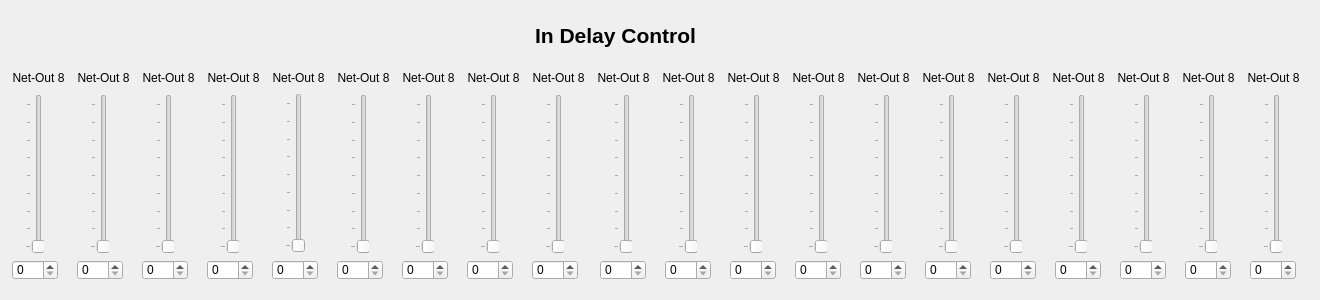
<?xml version="1.0" encoding="UTF-8"?>
<ui version="4.0">
 <class>Trn_DelayWidget</class>
 <widget class="QWidget" name="Trn_DelayWidget">
  <property name="geometry">
   <rect>
    <x>0</x>
    <y>0</y>
    <width>1320</width>
    <height>300</height>
   </rect>
  </property>
  <property name="windowTitle">
   <string>Form</string>
  </property>
  <widget class="QSpinBox" name="spinBox6">
   <property name="geometry">
    <rect>
     <x>337</x>
     <y>260</y>
     <width>46</width>
     <height>20</height>
    </rect>
   </property>
   <property name="minimum">
    <number>0</number>
   </property>
   <property name="maximum">
    <number>450</number>
   </property>
  </widget>
  <widget class="QLabel" name="label2">
   <property name="geometry">
    <rect>
     <x>75</x>
     <y>70</y>
     <width>57</width>
     <height>16</height>
    </rect>
   </property>
   <property name="text">
    <string>Net-Out 8</string>
   </property>
   <property name="alignment">
    <set>Qt::AlignCenter</set>
   </property>
  </widget>
  <widget class="QSpinBox" name="spinBox9">
   <property name="geometry">
    <rect>
     <x>532</x>
     <y>260</y>
     <width>46</width>
     <height>20</height>
    </rect>
   </property>
   <property name="minimum">
    <number>0</number>
   </property>
   <property name="maximum">
    <number>450</number>
   </property>
  </widget>
  <widget class="QLabel" name="label18">
   <property name="geometry">
    <rect>
     <x>1115</x>
     <y>70</y>
     <width>57</width>
     <height>16</height>
    </rect>
   </property>
   <property name="text">
    <string>Net-Out 8</string>
   </property>
   <property name="alignment">
    <set>Qt::AlignCenter</set>
   </property>
  </widget>
  <widget class="QLabel" name="label10">
   <property name="geometry">
    <rect>
     <x>595</x>
     <y>70</y>
     <width>57</width>
     <height>16</height>
    </rect>
   </property>
   <property name="text">
    <string>Net-Out 8</string>
   </property>
   <property name="alignment">
    <set>Qt::AlignCenter</set>
   </property>
  </widget>
  <widget class="QSpinBox" name="spinBox18">
   <property name="geometry">
    <rect>
     <x>1120</x>
     <y>260</y>
     <width>46</width>
     <height>20</height>
    </rect>
   </property>
   <property name="minimum">
    <number>0</number>
   </property>
   <property name="maximum">
    <number>450</number>
   </property>
  </widget>
  <widget class="QLabel" name="label6">
   <property name="geometry">
    <rect>
     <x>335</x>
     <y>70</y>
     <width>57</width>
     <height>16</height>
    </rect>
   </property>
   <property name="text">
    <string>Net-Out 8</string>
   </property>
   <property name="alignment">
    <set>Qt::AlignCenter</set>
   </property>
  </widget>
  <widget class="QSpinBox" name="spinBox17">
   <property name="geometry">
    <rect>
     <x>1055</x>
     <y>260</y>
     <width>46</width>
     <height>20</height>
    </rect>
   </property>
   <property name="minimum">
    <number>0</number>
   </property>
   <property name="maximum">
    <number>450</number>
   </property>
  </widget>
  <widget class="QSpinBox" name="spinBox5">
   <property name="geometry">
    <rect>
     <x>272</x>
     <y>260</y>
     <width>46</width>
     <height>20</height>
    </rect>
   </property>
   <property name="minimum">
    <number>0</number>
   </property>
   <property name="maximum">
    <number>450</number>
   </property>
  </widget>
  <widget class="QSlider" name="slider9">
   <property name="geometry">
    <rect>
     <x>545</x>
     <y>94</y>
     <width>19</width>
     <height>160</height>
    </rect>
   </property>
   <property name="minimum">
    <number>0</number>
   </property>
   <property name="maximum">
    <number>450</number>
   </property>
   <property name="tracking">
    <bool>false</bool>
   </property>
   <property name="orientation">
    <enum>Qt::Vertical</enum>
   </property>
   <property name="tickPosition">
    <enum>QSlider::TicksAbove</enum>
   </property>
   <property name="tickInterval">
    <number>55</number>
   </property>
  </widget>
  <widget class="QLabel" name="label5">
   <property name="geometry">
    <rect>
     <x>270</x>
     <y>70</y>
     <width>57</width>
     <height>16</height>
    </rect>
   </property>
   <property name="text">
    <string>Net-Out 8</string>
   </property>
   <property name="alignment">
    <set>Qt::AlignCenter</set>
   </property>
  </widget>
  <widget class="QSlider" name="slider5">
   <property name="geometry">
    <rect>
     <x>285</x>
     <y>93</y>
     <width>20</width>
     <height>160</height>
    </rect>
   </property>
   <property name="minimum">
    <number>0</number>
   </property>
   <property name="maximum">
    <number>450</number>
   </property>
   <property name="tracking">
    <bool>false</bool>
   </property>
   <property name="orientation">
    <enum>Qt::Vertical</enum>
   </property>
   <property name="tickPosition">
    <enum>QSlider::TicksAbove</enum>
   </property>
   <property name="tickInterval">
    <number>55</number>
   </property>
  </widget>
  <widget class="QSlider" name="slider10">
   <property name="geometry">
    <rect>
     <x>613</x>
     <y>94</y>
     <width>19</width>
     <height>160</height>
    </rect>
   </property>
   <property name="minimum">
    <number>0</number>
   </property>
   <property name="maximum">
    <number>450</number>
   </property>
   <property name="tracking">
    <bool>false</bool>
   </property>
   <property name="orientation">
    <enum>Qt::Vertical</enum>
   </property>
   <property name="tickPosition">
    <enum>QSlider::TicksAbove</enum>
   </property>
   <property name="tickInterval">
    <number>55</number>
   </property>
  </widget>
  <widget class="QSpinBox" name="spinBox13">
   <property name="geometry">
    <rect>
     <x>795</x>
     <y>260</y>
     <width>46</width>
     <height>20</height>
    </rect>
   </property>
   <property name="minimum">
    <number>0</number>
   </property>
   <property name="maximum">
    <number>450</number>
   </property>
  </widget>
  <widget class="QSpinBox" name="spinBox4">
   <property name="geometry">
    <rect>
     <x>207</x>
     <y>260</y>
     <width>46</width>
     <height>20</height>
    </rect>
   </property>
   <property name="minimum">
    <number>0</number>
   </property>
   <property name="maximum">
    <number>450</number>
   </property>
  </widget>
  <widget class="QSpinBox" name="spinBox14">
   <property name="geometry">
    <rect>
     <x>860</x>
     <y>260</y>
     <width>46</width>
     <height>20</height>
    </rect>
   </property>
   <property name="minimum">
    <number>0</number>
   </property>
   <property name="maximum">
    <number>450</number>
   </property>
  </widget>
  <widget class="QSpinBox" name="spinBox3">
   <property name="geometry">
    <rect>
     <x>142</x>
     <y>260</y>
     <width>46</width>
     <height>20</height>
    </rect>
   </property>
   <property name="minimum">
    <number>0</number>
   </property>
   <property name="maximum">
    <number>450</number>
   </property>
  </widget>
  <widget class="QLabel" name="label8">
   <property name="geometry">
    <rect>
     <x>465</x>
     <y>70</y>
     <width>57</width>
     <height>16</height>
    </rect>
   </property>
   <property name="text">
    <string>Net-Out 8</string>
   </property>
   <property name="alignment">
    <set>Qt::AlignCenter</set>
   </property>
  </widget>
  <widget class="QSlider" name="slider17">
   <property name="geometry">
    <rect>
     <x>1068</x>
     <y>94</y>
     <width>19</width>
     <height>160</height>
    </rect>
   </property>
   <property name="minimum">
    <number>0</number>
   </property>
   <property name="maximum">
    <number>450</number>
   </property>
   <property name="tracking">
    <bool>false</bool>
   </property>
   <property name="orientation">
    <enum>Qt::Vertical</enum>
   </property>
   <property name="tickPosition">
    <enum>QSlider::TicksAbove</enum>
   </property>
   <property name="tickInterval">
    <number>55</number>
   </property>
  </widget>
  <widget class="QSpinBox" name="spinBox2">
   <property name="geometry">
    <rect>
     <x>77</x>
     <y>260</y>
     <width>46</width>
     <height>20</height>
    </rect>
   </property>
   <property name="minimum">
    <number>0</number>
   </property>
   <property name="maximum">
    <number>450</number>
   </property>
  </widget>
  <widget class="QSpinBox" name="spinBox11">
   <property name="geometry">
    <rect>
     <x>665</x>
     <y>260</y>
     <width>46</width>
     <height>20</height>
    </rect>
   </property>
   <property name="minimum">
    <number>0</number>
   </property>
   <property name="maximum">
    <number>450</number>
   </property>
  </widget>
  <widget class="QSpinBox" name="spinBox20">
   <property name="geometry">
    <rect>
     <x>1250</x>
     <y>260</y>
     <width>46</width>
     <height>20</height>
    </rect>
   </property>
   <property name="minimum">
    <number>0</number>
   </property>
   <property name="maximum">
    <number>450</number>
   </property>
  </widget>
  <widget class="QSpinBox" name="spinBox1">
   <property name="geometry">
    <rect>
     <x>12</x>
     <y>260</y>
     <width>46</width>
     <height>20</height>
    </rect>
   </property>
   <property name="minimum">
    <number>0</number>
   </property>
   <property name="maximum">
    <number>450</number>
   </property>
   <property name="value">
    <number>0</number>
   </property>
  </widget>
  <widget class="QSlider" name="slider19">
   <property name="geometry">
    <rect>
     <x>1198</x>
     <y>94</y>
     <width>19</width>
     <height>160</height>
    </rect>
   </property>
   <property name="minimum">
    <number>0</number>
   </property>
   <property name="maximum">
    <number>450</number>
   </property>
   <property name="tracking">
    <bool>false</bool>
   </property>
   <property name="orientation">
    <enum>Qt::Vertical</enum>
   </property>
   <property name="tickPosition">
    <enum>QSlider::TicksAbove</enum>
   </property>
   <property name="tickInterval">
    <number>55</number>
   </property>
  </widget>
  <widget class="QLabel" name="label4">
   <property name="geometry">
    <rect>
     <x>205</x>
     <y>70</y>
     <width>57</width>
     <height>16</height>
    </rect>
   </property>
   <property name="text">
    <string>Net-Out 8</string>
   </property>
   <property name="alignment">
    <set>Qt::AlignCenter</set>
   </property>
  </widget>
  <widget class="QSpinBox" name="spinBox8">
   <property name="geometry">
    <rect>
     <x>467</x>
     <y>260</y>
     <width>46</width>
     <height>20</height>
    </rect>
   </property>
   <property name="minimum">
    <number>0</number>
   </property>
   <property name="maximum">
    <number>450</number>
   </property>
  </widget>
  <widget class="QSpinBox" name="spinBox15">
   <property name="geometry">
    <rect>
     <x>925</x>
     <y>260</y>
     <width>46</width>
     <height>20</height>
    </rect>
   </property>
   <property name="minimum">
    <number>0</number>
   </property>
   <property name="maximum">
    <number>450</number>
   </property>
  </widget>
  <widget class="QLabel" name="label17">
   <property name="geometry">
    <rect>
     <x>1050</x>
     <y>70</y>
     <width>57</width>
     <height>16</height>
    </rect>
   </property>
   <property name="text">
    <string>Net-Out 8</string>
   </property>
   <property name="alignment">
    <set>Qt::AlignCenter</set>
   </property>
  </widget>
  <widget class="QLabel" name="label20">
   <property name="geometry">
    <rect>
     <x>1245</x>
     <y>70</y>
     <width>57</width>
     <height>16</height>
    </rect>
   </property>
   <property name="text">
    <string>Net-Out 8</string>
   </property>
   <property name="alignment">
    <set>Qt::AlignCenter</set>
   </property>
  </widget>
  <widget class="QSpinBox" name="spinBox7">
   <property name="geometry">
    <rect>
     <x>402</x>
     <y>260</y>
     <width>46</width>
     <height>20</height>
    </rect>
   </property>
   <property name="minimum">
    <number>0</number>
   </property>
   <property name="maximum">
    <number>450</number>
   </property>
  </widget>
  <widget class="QLabel" name="label15">
   <property name="geometry">
    <rect>
     <x>920</x>
     <y>70</y>
     <width>57</width>
     <height>16</height>
    </rect>
   </property>
   <property name="text">
    <string>Net-Out 8</string>
   </property>
   <property name="alignment">
    <set>Qt::AlignCenter</set>
   </property>
  </widget>
  <widget class="QLabel" name="label9">
   <property name="geometry">
    <rect>
     <x>530</x>
     <y>70</y>
     <width>57</width>
     <height>16</height>
    </rect>
   </property>
   <property name="text">
    <string>Net-Out 8</string>
   </property>
   <property name="alignment">
    <set>Qt::AlignCenter</set>
   </property>
  </widget>
  <widget class="QSpinBox" name="spinBox10">
   <property name="geometry">
    <rect>
     <x>600</x>
     <y>260</y>
     <width>46</width>
     <height>20</height>
    </rect>
   </property>
   <property name="minimum">
    <number>0</number>
   </property>
   <property name="maximum">
    <number>450</number>
   </property>
  </widget>
  <widget class="QSlider" name="slider2">
   <property name="geometry">
    <rect>
     <x>90</x>
     <y>94</y>
     <width>19</width>
     <height>160</height>
    </rect>
   </property>
   <property name="minimum">
    <number>0</number>
   </property>
   <property name="maximum">
    <number>450</number>
   </property>
   <property name="tracking">
    <bool>false</bool>
   </property>
   <property name="orientation">
    <enum>Qt::Vertical</enum>
   </property>
   <property name="tickPosition">
    <enum>QSlider::TicksAbove</enum>
   </property>
   <property name="tickInterval">
    <number>55</number>
   </property>
  </widget>
  <widget class="QSlider" name="slider14">
   <property name="geometry">
    <rect>
     <x>873</x>
     <y>94</y>
     <width>19</width>
     <height>160</height>
    </rect>
   </property>
   <property name="minimum">
    <number>0</number>
   </property>
   <property name="maximum">
    <number>450</number>
   </property>
   <property name="tracking">
    <bool>false</bool>
   </property>
   <property name="orientation">
    <enum>Qt::Vertical</enum>
   </property>
   <property name="tickPosition">
    <enum>QSlider::TicksAbove</enum>
   </property>
   <property name="tickInterval">
    <number>55</number>
   </property>
  </widget>
  <widget class="QSlider" name="slider15">
   <property name="geometry">
    <rect>
     <x>938</x>
     <y>94</y>
     <width>19</width>
     <height>160</height>
    </rect>
   </property>
   <property name="minimum">
    <number>0</number>
   </property>
   <property name="maximum">
    <number>450</number>
   </property>
   <property name="tracking">
    <bool>false</bool>
   </property>
   <property name="orientation">
    <enum>Qt::Vertical</enum>
   </property>
   <property name="tickPosition">
    <enum>QSlider::TicksAbove</enum>
   </property>
   <property name="tickInterval">
    <number>55</number>
   </property>
  </widget>
  <widget class="QSlider" name="slider6">
   <property name="geometry">
    <rect>
     <x>350</x>
     <y>94</y>
     <width>19</width>
     <height>160</height>
    </rect>
   </property>
   <property name="minimum">
    <number>0</number>
   </property>
   <property name="maximum">
    <number>450</number>
   </property>
   <property name="tracking">
    <bool>false</bool>
   </property>
   <property name="orientation">
    <enum>Qt::Vertical</enum>
   </property>
   <property name="tickPosition">
    <enum>QSlider::TicksAbove</enum>
   </property>
   <property name="tickInterval">
    <number>55</number>
   </property>
  </widget>
  <widget class="QSlider" name="slider8">
   <property name="geometry">
    <rect>
     <x>480</x>
     <y>94</y>
     <width>19</width>
     <height>160</height>
    </rect>
   </property>
   <property name="minimum">
    <number>0</number>
   </property>
   <property name="maximum">
    <number>450</number>
   </property>
   <property name="tracking">
    <bool>false</bool>
   </property>
   <property name="orientation">
    <enum>Qt::Vertical</enum>
   </property>
   <property name="tickPosition">
    <enum>QSlider::TicksAbove</enum>
   </property>
   <property name="tickInterval">
    <number>55</number>
   </property>
  </widget>
  <widget class="QLabel" name="Title">
   <property name="geometry">
    <rect>
     <x>460</x>
     <y>20</y>
     <width>311</width>
     <height>31</height>
    </rect>
   </property>
   <property name="font">
    <font>
     <pointsize>16</pointsize>
     <weight>75</weight>
     <bold>true</bold>
    </font>
   </property>
   <property name="text">
    <string>In Delay Control</string>
   </property>
   <property name="alignment">
    <set>Qt::AlignCenter</set>
   </property>
  </widget>
  <widget class="QSlider" name="slider3">
   <property name="geometry">
    <rect>
     <x>155</x>
     <y>94</y>
     <width>19</width>
     <height>160</height>
    </rect>
   </property>
   <property name="minimum">
    <number>0</number>
   </property>
   <property name="maximum">
    <number>450</number>
   </property>
   <property name="tracking">
    <bool>false</bool>
   </property>
   <property name="orientation">
    <enum>Qt::Vertical</enum>
   </property>
   <property name="tickPosition">
    <enum>QSlider::TicksAbove</enum>
   </property>
   <property name="tickInterval">
    <number>55</number>
   </property>
  </widget>
  <widget class="QLabel" name="label11">
   <property name="geometry">
    <rect>
     <x>660</x>
     <y>70</y>
     <width>57</width>
     <height>16</height>
    </rect>
   </property>
   <property name="text">
    <string>Net-Out 8</string>
   </property>
   <property name="alignment">
    <set>Qt::AlignCenter</set>
   </property>
  </widget>
  <widget class="QSpinBox" name="spinBox19">
   <property name="geometry">
    <rect>
     <x>1185</x>
     <y>260</y>
     <width>46</width>
     <height>20</height>
    </rect>
   </property>
   <property name="minimum">
    <number>0</number>
   </property>
   <property name="maximum">
    <number>450</number>
   </property>
  </widget>
  <widget class="QSlider" name="slider20">
   <property name="geometry">
    <rect>
     <x>1263</x>
     <y>94</y>
     <width>19</width>
     <height>160</height>
    </rect>
   </property>
   <property name="minimum">
    <number>0</number>
   </property>
   <property name="maximum">
    <number>450</number>
   </property>
   <property name="tracking">
    <bool>false</bool>
   </property>
   <property name="orientation">
    <enum>Qt::Vertical</enum>
   </property>
   <property name="tickPosition">
    <enum>QSlider::TicksAbove</enum>
   </property>
   <property name="tickInterval">
    <number>55</number>
   </property>
  </widget>
  <widget class="QSlider" name="slider18">
   <property name="geometry">
    <rect>
     <x>1133</x>
     <y>94</y>
     <width>19</width>
     <height>160</height>
    </rect>
   </property>
   <property name="minimum">
    <number>0</number>
   </property>
   <property name="maximum">
    <number>450</number>
   </property>
   <property name="tracking">
    <bool>false</bool>
   </property>
   <property name="orientation">
    <enum>Qt::Vertical</enum>
   </property>
   <property name="tickPosition">
    <enum>QSlider::TicksAbove</enum>
   </property>
   <property name="tickInterval">
    <number>55</number>
   </property>
  </widget>
  <widget class="QSlider" name="slider1">
   <property name="geometry">
    <rect>
     <x>25</x>
     <y>94</y>
     <width>19</width>
     <height>160</height>
    </rect>
   </property>
   <property name="minimum">
    <number>0</number>
   </property>
   <property name="maximum">
    <number>450</number>
   </property>
   <property name="singleStep">
    <number>1</number>
   </property>
   <property name="tracking">
    <bool>false</bool>
   </property>
   <property name="orientation">
    <enum>Qt::Vertical</enum>
   </property>
   <property name="tickPosition">
    <enum>QSlider::TicksAbove</enum>
   </property>
   <property name="tickInterval">
    <number>55</number>
   </property>
  </widget>
  <widget class="QLabel" name="label13">
   <property name="geometry">
    <rect>
     <x>790</x>
     <y>70</y>
     <width>57</width>
     <height>16</height>
    </rect>
   </property>
   <property name="text">
    <string>Net-Out 8</string>
   </property>
   <property name="alignment">
    <set>Qt::AlignCenter</set>
   </property>
  </widget>
  <widget class="QLabel" name="label16">
   <property name="geometry">
    <rect>
     <x>985</x>
     <y>70</y>
     <width>57</width>
     <height>16</height>
    </rect>
   </property>
   <property name="text">
    <string>Net-Out 8</string>
   </property>
   <property name="alignment">
    <set>Qt::AlignCenter</set>
   </property>
  </widget>
  <widget class="QSpinBox" name="spinBox16">
   <property name="geometry">
    <rect>
     <x>990</x>
     <y>260</y>
     <width>46</width>
     <height>20</height>
    </rect>
   </property>
   <property name="minimum">
    <number>0</number>
   </property>
   <property name="maximum">
    <number>450</number>
   </property>
  </widget>
  <widget class="QLabel" name="label19">
   <property name="geometry">
    <rect>
     <x>1180</x>
     <y>70</y>
     <width>57</width>
     <height>16</height>
    </rect>
   </property>
   <property name="text">
    <string>Net-Out 8</string>
   </property>
   <property name="alignment">
    <set>Qt::AlignCenter</set>
   </property>
  </widget>
  <widget class="QSlider" name="slider4">
   <property name="geometry">
    <rect>
     <x>220</x>
     <y>94</y>
     <width>19</width>
     <height>160</height>
    </rect>
   </property>
   <property name="minimum">
    <number>0</number>
   </property>
   <property name="maximum">
    <number>450</number>
   </property>
   <property name="tracking">
    <bool>false</bool>
   </property>
   <property name="orientation">
    <enum>Qt::Vertical</enum>
   </property>
   <property name="tickPosition">
    <enum>QSlider::TicksAbove</enum>
   </property>
   <property name="tickInterval">
    <number>55</number>
   </property>
  </widget>
  <widget class="QLabel" name="label14">
   <property name="geometry">
    <rect>
     <x>855</x>
     <y>70</y>
     <width>57</width>
     <height>16</height>
    </rect>
   </property>
   <property name="text">
    <string>Net-Out 8</string>
   </property>
   <property name="alignment">
    <set>Qt::AlignCenter</set>
   </property>
  </widget>
  <widget class="QSlider" name="slider11">
   <property name="geometry">
    <rect>
     <x>678</x>
     <y>94</y>
     <width>19</width>
     <height>160</height>
    </rect>
   </property>
   <property name="minimum">
    <number>0</number>
   </property>
   <property name="maximum">
    <number>450</number>
   </property>
   <property name="tracking">
    <bool>false</bool>
   </property>
   <property name="orientation">
    <enum>Qt::Vertical</enum>
   </property>
   <property name="tickPosition">
    <enum>QSlider::TicksAbove</enum>
   </property>
   <property name="tickInterval">
    <number>55</number>
   </property>
  </widget>
  <widget class="QLabel" name="label3">
   <property name="geometry">
    <rect>
     <x>140</x>
     <y>70</y>
     <width>57</width>
     <height>16</height>
    </rect>
   </property>
   <property name="text">
    <string>Net-Out 8</string>
   </property>
   <property name="alignment">
    <set>Qt::AlignCenter</set>
   </property>
  </widget>
  <widget class="QLabel" name="label12">
   <property name="geometry">
    <rect>
     <x>725</x>
     <y>70</y>
     <width>57</width>
     <height>16</height>
    </rect>
   </property>
   <property name="text">
    <string>Net-Out 8</string>
   </property>
   <property name="alignment">
    <set>Qt::AlignCenter</set>
   </property>
  </widget>
  <widget class="QSpinBox" name="spinBox12">
   <property name="geometry">
    <rect>
     <x>730</x>
     <y>260</y>
     <width>46</width>
     <height>20</height>
    </rect>
   </property>
   <property name="minimum">
    <number>0</number>
   </property>
   <property name="maximum">
    <number>450</number>
   </property>
  </widget>
  <widget class="QSlider" name="slider16">
   <property name="geometry">
    <rect>
     <x>1003</x>
     <y>94</y>
     <width>19</width>
     <height>160</height>
    </rect>
   </property>
   <property name="minimum">
    <number>0</number>
   </property>
   <property name="maximum">
    <number>450</number>
   </property>
   <property name="tracking">
    <bool>false</bool>
   </property>
   <property name="orientation">
    <enum>Qt::Vertical</enum>
   </property>
   <property name="tickPosition">
    <enum>QSlider::TicksAbove</enum>
   </property>
   <property name="tickInterval">
    <number>55</number>
   </property>
  </widget>
  <widget class="QSlider" name="slider13">
   <property name="geometry">
    <rect>
     <x>808</x>
     <y>94</y>
     <width>19</width>
     <height>160</height>
    </rect>
   </property>
   <property name="minimum">
    <number>0</number>
   </property>
   <property name="maximum">
    <number>450</number>
   </property>
   <property name="tracking">
    <bool>false</bool>
   </property>
   <property name="orientation">
    <enum>Qt::Vertical</enum>
   </property>
   <property name="tickPosition">
    <enum>QSlider::TicksAbove</enum>
   </property>
   <property name="tickInterval">
    <number>55</number>
   </property>
  </widget>
  <widget class="QSlider" name="slider12">
   <property name="geometry">
    <rect>
     <x>743</x>
     <y>94</y>
     <width>19</width>
     <height>160</height>
    </rect>
   </property>
   <property name="minimum">
    <number>0</number>
   </property>
   <property name="maximum">
    <number>450</number>
   </property>
   <property name="tracking">
    <bool>false</bool>
   </property>
   <property name="orientation">
    <enum>Qt::Vertical</enum>
   </property>
   <property name="tickPosition">
    <enum>QSlider::TicksAbove</enum>
   </property>
   <property name="tickInterval">
    <number>55</number>
   </property>
  </widget>
  <widget class="QSlider" name="slider7">
   <property name="geometry">
    <rect>
     <x>415</x>
     <y>94</y>
     <width>19</width>
     <height>160</height>
    </rect>
   </property>
   <property name="minimum">
    <number>0</number>
   </property>
   <property name="maximum">
    <number>450</number>
   </property>
   <property name="tracking">
    <bool>false</bool>
   </property>
   <property name="orientation">
    <enum>Qt::Vertical</enum>
   </property>
   <property name="tickPosition">
    <enum>QSlider::TicksAbove</enum>
   </property>
   <property name="tickInterval">
    <number>55</number>
   </property>
  </widget>
  <widget class="QLabel" name="label7">
   <property name="geometry">
    <rect>
     <x>400</x>
     <y>70</y>
     <width>57</width>
     <height>16</height>
    </rect>
   </property>
   <property name="text">
    <string>Net-Out 8</string>
   </property>
   <property name="alignment">
    <set>Qt::AlignCenter</set>
   </property>
  </widget>
  <widget class="QLabel" name="label1">
   <property name="geometry">
    <rect>
     <x>10</x>
     <y>70</y>
     <width>57</width>
     <height>16</height>
    </rect>
   </property>
   <property name="text">
    <string>Net-Out 8</string>
   </property>
   <property name="alignment">
    <set>Qt::AlignCenter</set>
   </property>
  </widget>
 </widget>
 <resources/>
 <connections/>
</ui>
